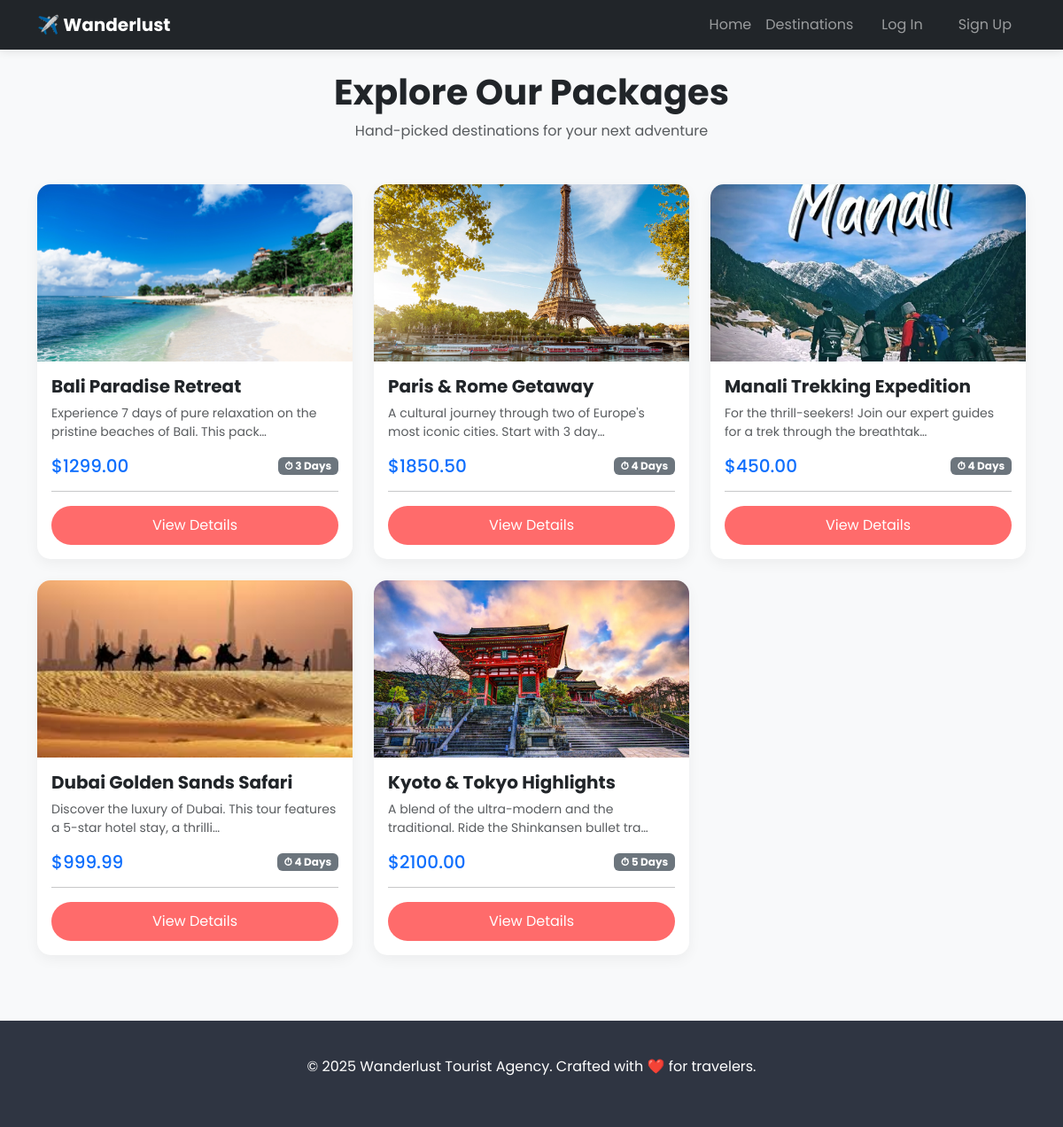
The page /tours/ on the database its author committed.
### tours/models.py (models this page shows, shortened)
class Tour(models.Model):
    title = models.CharField(max_length=200)
    description = models.TextField()
    price = models.DecimalField(max_digits=10, decimal_places=2)
    duration_days = models.IntegerField()
    is_available = models.BooleanField(default=True)
    image = models.ImageField(upload_to='tour_images/', blank=True, null=True)

### tours/views.py (the view)
# urls.py: path('tours/', views.tour_list, name='tour_list'),
def tour_list(request):
    available_tours = Tour.objects.filter(is_available=True)
    return render(request, 'tours/tour_list.html', {'tours': available_tours})

### templates/tours/tour_list.html
{% extends 'base.html' %}
{% block content %}
<div class="text-center mb-5">
    <h1 class="fw-bold">Explore Our Packages</h1>
    <p class="text-muted">Hand-picked destinations for your next adventure</p>
</div>
<div class="row">
    {% for tour in tours %}
    <div class="col-md-4 mb-4">
        <div class="card h-100">
            {% if tour.image %}
                <img src="{{ tour.image.url }}" class="card-img-top" alt="{{ tour.title }}" style="height: 200px; object-fit: cover;">
            {% else %}
                <div style="height: 200px; background-color: #eee; display: flex; align-items: center; justify-content: center; color: #aaa;">
                    No Image Available
                </div>
            {% endif %}
            <div class="card-body d-flex flex-column">
                <h5 class="card-title fw-bold">{{ tour.title }}</h5>
                <p class="card-text text-muted small">{{ tour.description|truncatechars:80 }}</p>
                <div class="mt-auto d-flex justify-content-between align-items-center">
                    <span class="h5 mb-0 text-primary">${{ tour.price }}</span>
                    <span class="badge bg-secondary">⏱ {{ tour.duration_days }} Days</span>
                </div>
                <hr>
                <a href="{% url 'tour_detail' pk=tour.pk %}" class="btn btn-primary w-100">View Details</a>
            </div>
        </div>
    </div>
    {% empty %}
        <div class="col-12 text-center">
            <h3>No tours found yet. Check back soon!</h3>
        </div>
    {% endfor %}
</div>
{% endblock %}

### templates/base.html (shortened to what this page needs)
<!DOCTYPE html>
<html lang="en">
<head>
    <link href="https://cdn.jsdelivr.net/npm/bootstrap@5.3.0/dist/css/bootstrap.min.css" rel="stylesheet">
</head>
<body>
    <nav class="navbar navbar-expand-lg navbar-dark bg-dark sticky-top">
        <div class="container">
            <a class="navbar-brand fw-bold" href="{% url 'home' %}">✈️ Wanderlust</a>
            <div class="collapse navbar-collapse" id="navbarNav">
                <ul class="navbar-nav ms-auto">
                    <li class="nav-item"><a class="nav-link" href="{% url 'home' %}">Home</a></li>
                    <li class="nav-item"><a class="nav-link" href="{% url 'tour_list' %}">Destinations</a></li>
                    {% if user.is_authenticated %}
                        <li class="nav-item dropdown">
                            <a class="nav-link dropdown-toggle" href="#" role="button" data-bs-toggle="dropdown">Hello, {{ user.username }}</a>
                            <ul class="dropdown-menu">
                                <li>
                                    <form action="{% url 'logout' %}" method="post">
                                        {% csrf_token %}
                                        <button type="submit" class="dropdown-item">Log Out</button>
                                    </form>
                                </li>
                            </ul>
                        </li>
                    {% else %}
                        <li class="nav-item"><a class="nav-link btn btn-sm ms-2 px-3" href="{% url 'login' %}">Log In</a></li>
                        <li class="nav-item"><a class="nav-link btn btn-sm ms-2 px-3" href="{% url 'signup' %}">Sign Up</a></li>
                    {% endif %}
                </ul>
            </div>
        </div>
    </nav>
    <div class="container my-4">
        {% block content %}{% endblock %}
    </div>
    <footer class="text-center">
        <div class="container">
            <p>&copy; 2025 Wanderlust Tourist Agency. Crafted with ❤️ for travelers.</p>
        </div>
    </footer>
</body>
</html>

### templates/base.html (style rules this page uses)
body { font-family: 'Poppins', sans-serif; background-color: #f8f9fa; }
.navbar { box-shadow: 0 2px 10px rgba(0,0,0,0.1); }
.card { border: none; transition: transform 0.3s; border-radius: 15px; overflow: hidden; box-shadow: 0 5px 15px rgba(0,0,0,0.05); }
.btn-primary { background-color: #ff6b6b; border: none; padding: 10px 25px; border-radius: 50px; }
footer { background: #2f3542; color: white; padding: 40px 0; margin-top: 50px; }

### rows shown on the page
Tour: image (picture), title "Bali Paradise Retreat", description "Experience 7 days of pure relaxation on the pristine beaches of Bali. This pack…", price "1299.00", duration_days "3"
Tour: image (picture), title "Paris & Rome Getaway", description "A cultural journey through two of Europe's most iconic cities. Start with 3 day…", price "1850.50", duration_days "4"
Tour: image (picture), title "Manali Trekking Expedition", description "For the thrill-seekers! Join our expert guides for a trek through the breathtak…", price "450.00", duration_days "4"
Tour: image (picture), title "Dubai Golden Sands Safari", description "Discover the luxury of Dubai. This tour features a 5-star hotel stay, a thrilli…", price "999.99", duration_days "4"
Tour: image (picture), title "Kyoto & Tokyo Highlights", description "A blend of the ultra-modern and the traditional. Ride the Shinkansen bullet tra…", price "2100.00", duration_days "5"
